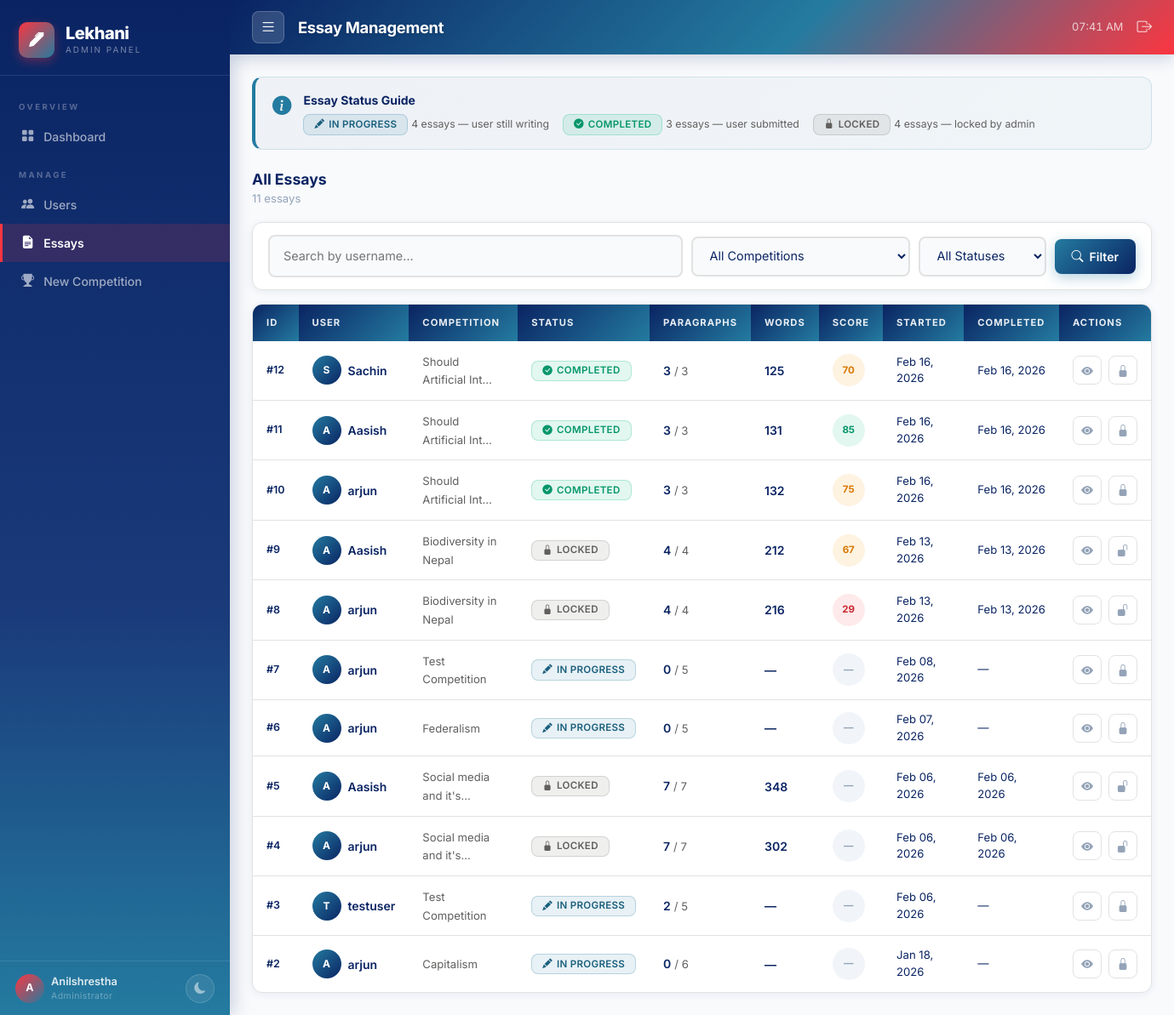
Before: /custom-admin/essays/ (signed in) with the older database file.
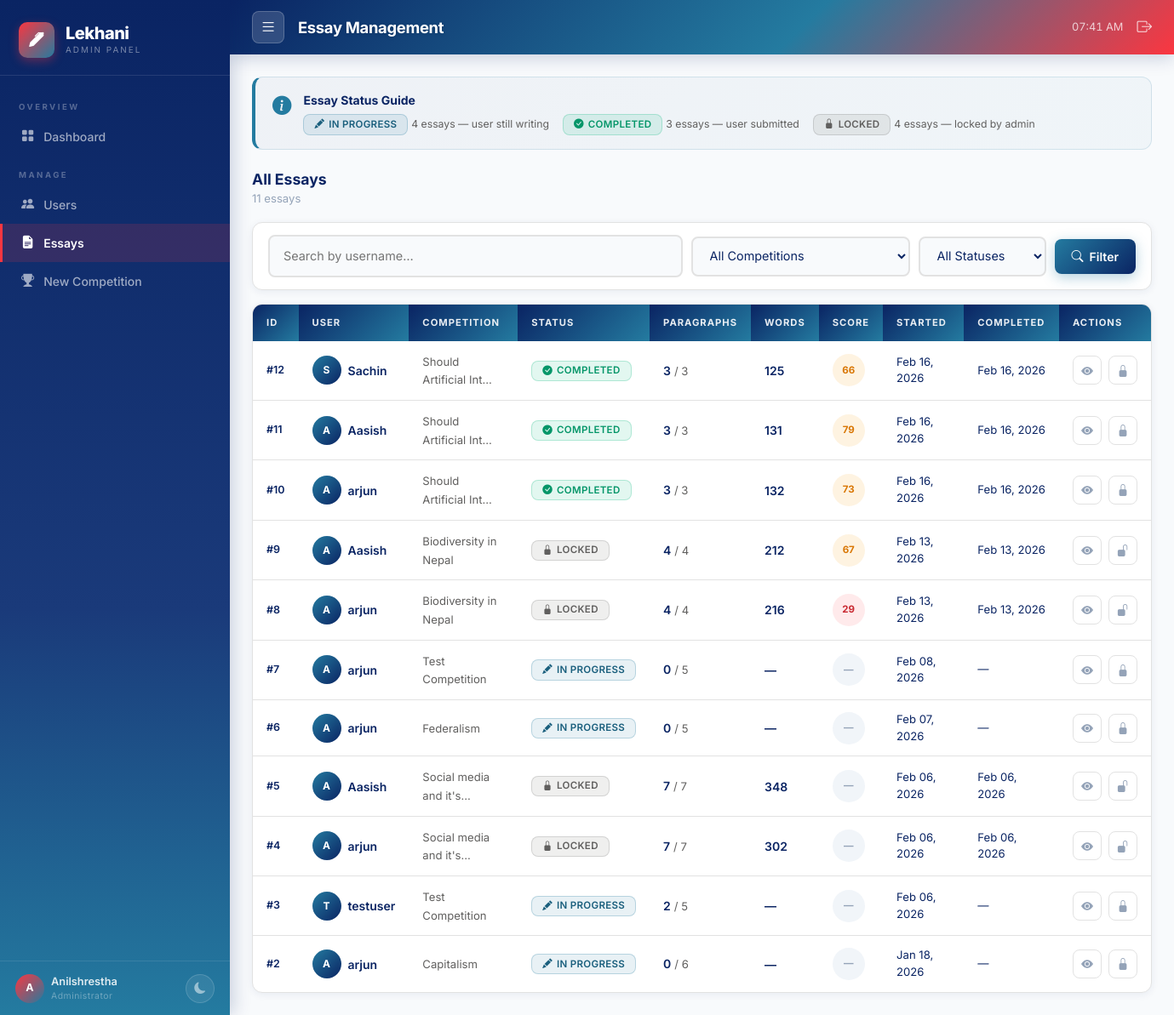
After: the same page with the newer database file.
### competition/models.py (models this page shows, shortened)
class Essay(models.Model):
    STATUS_CHOICES = [
        ('in_progress', 'In Progress'),
        ('completed', 'Completed'),
        ('locked', 'Locked'),
    ]
    user = models.ForeignKey(User, on_delete=models.CASCADE, related_name='essays')
    competition = models.ForeignKey(Competition, on_delete=models.CASCADE, related_name='essays')
    status = models.CharField(max_length=15, choices=STATUS_CHOICES, default='in_progress')
    started_at = models.DateTimeField(auto_now_add=True)
    completed_at = models.DateTimeField(null=True, blank=True)
    word_count = models.PositiveIntegerField(default=0)
    grammar_errors = models.PositiveIntegerField(default=0)
    spelling_errors = models.PositiveIntegerField(default=0)
    grammar_score = models.PositiveIntegerField(default=100)
    final_score = models.FloatField(default=0)   # ⭐ NEW FIELD
    class Meta:
        ordering = ['-started_at']
        unique_together = ['user', 'competition']
        verbose_name = 'Essay'
        verbose_name_plural = 'Essays'

class Competition(models.Model):
    title = models.CharField(max_length=200)
    description = models.TextField()
    start_date = models.DateTimeField()
    end_date = models.DateTimeField()
    max_paragraphs = models.PositiveIntegerField()
    created_at = models.DateTimeField(auto_now_add=True)
    updated_at = models.DateTimeField(auto_now=True)
    class Meta:
        ordering = ['-start_date']
        verbose_name = 'Competition'
        verbose_name_plural = 'Competitions'

### custom_admin/views.py (the view)
# urls.py: path('essays/',                views.essays,             name='essays'),
@login_required
@admin_required
def essays(request):
    qs = (
        Essay.objects
        .select_related('user', 'competition')
        .prefetch_related('paragraphs')   # related_name='paragraphs'
        .order_by('-started_at')          # Essay.started_at field
    )
    q           = request.GET.get('q', '').strip()
    status      = request.GET.get('status', '').strip()
    comp_filter = request.GET.get('competition', '').strip()
    if q:
        qs = qs.filter(user__username__icontains=q)
    if status in ('in_progress', 'completed', 'locked'):
        qs = qs.filter(status=status)
    if comp_filter.isdigit():
        qs = qs.filter(competition__pk=int(comp_filter))
    paginator   = Paginator(qs, 20)
    essays_page = paginator.get_page(request.GET.get('page', 1))
    competitions = Competition.objects.order_by('title')
    summary = {
        'in_progress': Essay.objects.filter(status='in_progress').count(),
        'completed':   Essay.objects.filter(status='completed').count(),
        'locked':      Essay.objects.filter(status='locked').count(),
    }
    return render(request, 'custom_admin/essays.html', {
        'essays':        essays_page,
        'competitions':  competitions,
        'search_query':  q,
        'status_filter': status,
        'comp_filter':   comp_filter,
        'total_count':   paginator.count,
        'summary':       summary,
    })

### custom_admin/templates/custom_admin/essays.html (shortened to what the changed rows need)
{% extends "custom_admin/base.html" %}
{% block page_title %}Essay Management{% endblock %}
{% block content %}
<div class="page-header">
  <div>
    <h2 class="section-title">All Essays</h2>
  </div>
</div>
<div class="ca-table-wrap">
  <table class="ca-table">
    <thead>
      <tr>
        <th>ID</th>
        <th>User</th>
        <th>Competition</th>
        <th>Status</th>
        <th>Paragraphs</th>
        <th>Words</th>
        <th>Score</th>
        <th>Started</th>
        <th>Completed</th>
        <th>Actions</th>
      </tr>
    </thead>
    <tbody>
      {% for essay in essays %}
      <tr id="essay-row-{{ essay.pk }}">
        <td class="row-num">#{{ essay.pk }}</td>
        <td>
          <div class="d-flex align-items-center gap-2">
            <div class="avatar">{{ essay.user.username|first|upper }}</div>
            <span class="fw-600" style="font-size:.875rem;">{{ essay.user.username }}</span>
          </div>
        </td>
        <td style="max-width:150px;">
          <span class="text-muted-sm" title="{{ essay.competition.title }}">{{ essay.competition.title|truncatechars:22 }}</span>
        </td>
        <td>
          <span class="badge {% if essay.status == 'in_progress' %}badge-progress{% elif essay.status == 'completed' %}badge-completed{% else %}badge-locked{% endif %}"
                id="status-badge-{{ essay.pk }}">
            {% if essay.status == 'in_progress' %}<i class="bi bi-pencil-fill"></i> In Progress
            {% elif essay.status == 'completed' %}<i class="bi bi-check-circle-fill"></i> Completed
            {% else %}<i class="bi bi-lock-fill"></i> Locked{% endif %}
          </span>
        </td>
        <td>
          <span class="fw-600" style="font-size:.875rem;">{{ essay.paragraphs.count }}</span>
          <span class="text-muted-sm"> / {{ essay.competition.max_paragraphs }}</span>
        </td>
        <td class="fw-600" style="font-size:.875rem;">{{ essay.word_count|default:"—" }}</td>
        <td>
          {% if essay.final_score %}
          {% with s=essay.final_score %}
          <div class="score-circle {% if s >= 80 %}score-high{% elif s >= 60 %}score-mid{% else %}score-low{% endif %}">
            {{ s|floatformat:0 }}
          </div>
          {% endwith %}
          {% else %}
          <div class="score-circle score-none">—</div>
          {% endif %}
        </td>
        <td class="text-muted-sm">{{ essay.started_at|date:"M d, Y" }}</td>
        <td class="text-muted-sm">
          {% if essay.completed_at %}{{ essay.completed_at|date:"M d, Y" }}
          {% else %}<span style="font-style:italic;">—</span>{% endif %}
        </td>
        <td>
          <div class="d-flex gap-2">
            <button class="btn-icon view-essay-btn"
                    data-essay-id="{{ essay.pk }}"
                    data-url="{% url 'custom_admin:essay_detail' essay.pk %}"
                    title="View Essay">
              <i class="bi bi-eye-fill"></i>
            </button>
            {% if essay.status == 'locked' %}
            <button class="btn-icon btn-unlock lock-btn"
                    id="lock-btn-{{ essay.pk }}"
                    data-essay-id="{{ essay.pk }}"
                    data-action="unlock"
                    data-url="{% url 'custom_admin:essay_action' %}"
                    title="Unlock Essay">
              <i class="bi bi-unlock-fill"></i>
            </button>
            {% else %}
            <button class="btn-icon btn-lock lock-btn"
                    id="lock-btn-{{ essay.pk }}"
                    data-essay-id="{{ essay.pk }}"
                    data-action="lock"
                    data-url="{% url 'custom_admin:essay_action' %}"
                    title="Lock Essay">
              <i class="bi bi-lock-fill"></i>
            </button>
            {% endif %}
          </div>
        </td>
      </tr>
      {% endfor %}
    </tbody>
  </table>
</div>
{% endblock %}

Changed rows visible on the page:
changed Essay "Sachin": final_score "70" → "66"
changed Essay id 11: final_score "85" → "79"
changed Essay id 10: final_score "75" → "73"
